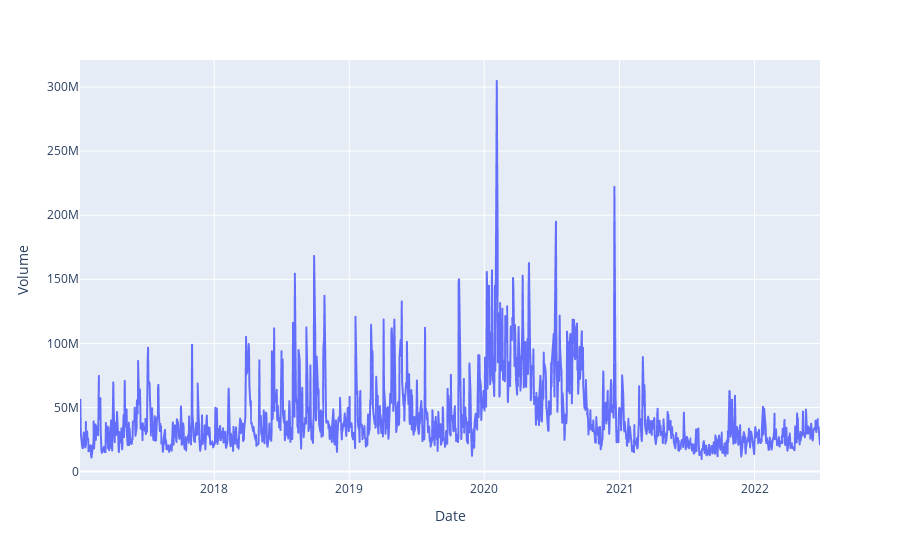

Notebook cell for this chart:
### Markdown cell above
What if we would like to use another column?

- We change the *ingredients* in the parameters of the function; we change the `Close` column by the `Volume`:

### Code cell
px.line(df_tsla,'Date','Volume')

### Figure 1 — Plotly figure (JSON) as saved in the notebook; plotly's stock layout.template omitted (floating-point values rounded to 4 significant figures; data arrays with more than 128 entries replaced by an {"elided": "..."} marker saying what was removed)
{"data": [{"hovertemplate": "Date=%{x}<br>Volume=%{y}<extra></extra>", "legendgroup": "", "line": {"color": "#636efa", "dash": "solid"}, "marker": {"symbol": "circle"}, "mode": "lines", "name": "", "showlegend": false, "type": "scattergl", "x": {"elided": "1380 str values"}, "xaxis": "x", "y": {"elided": "1380 int values"}, "yaxis": "y"}], "layout": {"autosize": true, "legend": {"tracegroupgap": 0}, "margin": {"t": 60}, "xaxis": {"anchor": "y", "autorange": true, "domain": [0, 1], "range": ["2017-01-03", "2022-06-27"], "title": {"text": "Date"}, "type": "date"}, "yaxis": {"anchor": "x", "autorange": true, "domain": [0, 1], "range": [-6582000.0, 321100000.0], "title": {"text": "Volume"}, "type": "linear"}}}
